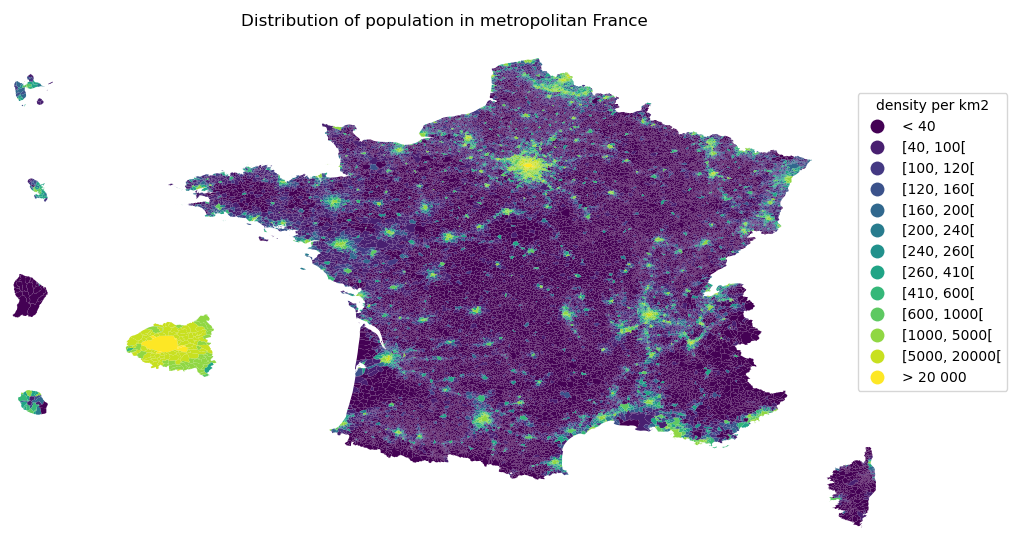

Recreate this plot in Python.
# -*- coding: utf-8 -*-

from pandas.api.types import CategoricalDtype    
import matplotlib.cm as cm
import matplotlib.pyplot as plt
import descartes  
import geopandas as gpd

from geoapyfr.admin.get_commune import get_commune  

communes = get_commune(geometry=True)                     
                                      
d = gpd.GeoDataFrame(communes, geometry='geometry')
d['density'] = 100 * d['population'] / d['surface']

d.loc[d.density < 40, 'range'] = "< 40"
d.loc[d.density >= 20000, 'range'] = "> 20 000"

density_ranges = [40, 100, 120, 160, 200, 240, 260, 410, 600, 1000, 5000, 20000]
list_ranges = []
list_ranges.append( "< 40")

for i in range(len(density_ranges)-1):
    min = density_ranges[i]
    max = density_ranges[i+1]
    range_string = "[{}, {}[".format(min, max)
    d.loc[(d.density >= min) & (d.density < max), 'range'] = range_string
    list_ranges.append(range_string)

list_ranges.append("> 20 000")

d['range'] = d['range'].astype(CategoricalDtype(categories=list_ranges, ordered=True))

fig, ax = plt.subplots(1,1,figsize=[10,10])
d.plot(column='range', cmap=cm.viridis,
    legend=True, ax=ax,
    legend_kwds={'bbox_to_anchor': (1.1, 0.8),
                 'title':'density per km2'})
ax.set_axis_off()
ax.set(title='Distribution of population in metropolitan France')
plt.show()
